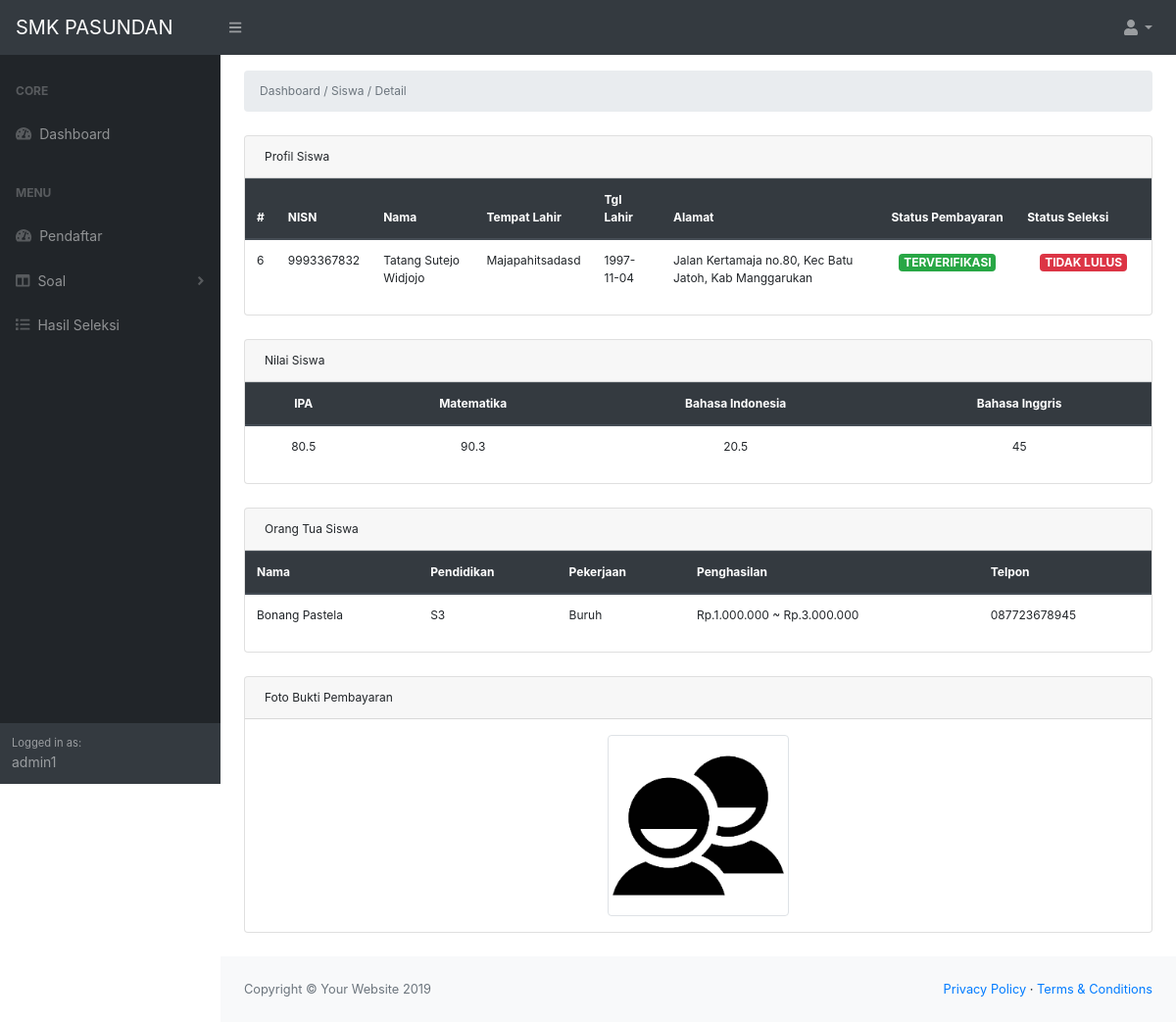
Screenshot of /admin/detailSiswa.php?id=6 (signed in) with the database file from the repository.
### tables this page shows
CREATE TABLE `pendaftaran` (
  `id_peserta` int(3) NOT NULL,
  `nisn` varchar(20) NOT NULL,
  `password` varchar(15) NOT NULL,
  `nama` text NOT NULL,
  `tempat_lahir` text NOT NULL,
  `tanggal_lahir` date NOT NULL,
  `alamat` text NOT NULL,
  `nama_ortu` text NOT NULL,
  `pendidikan_ortu` enum('Pilih','Tidak Sekolah','TK','SD','SMP / MTS','SMA / SMK / MA','Diploma','S1','S2','S3','Lain Lain') NOT NULL,
  `pekerjaan_ortu` enum('Pilih','Buruh','Tani','Wiraswasta','PNS','Polri/TNI','Perangkat Desa','Nelayan','Lainnya') NOT NULL,
  `penghasilan_ortu` enum('Pilih','Dibawah Rp.500.000','Rp.500.000 ~ Rp.1.000.000','Rp.1.000.000 ~ Rp.3.000.000','Rp.3.000.000 ~ Rp.5.000.000','Rp.5.000.000 ~ Rp.10.000.000','Rp.10.000.000 Ke atas') NOT NULL,
  `no_telp` varchar(15) NOT NULL,
  `nilai_ipa` float NOT NULL,
  `nilai_matematika` float NOT NULL,
  `nilai_bhs_indo` float NOT NULL,
  `nilai_bhs_inggris` float NOT NULL,
  `bukti_pembayaran` varchar(255) DEFAULT NULL,
  `verifikasi` varchar(255) DEFAULT 'PENDING',
  `status_seleksi` varchar(255) NOT NULL DEFAULT 'BELUM UJIAN',
  `id_admin` int(3) DEFAULT NULL
);

### admin/detailSiswa.php (the view, shortened to what this page needs)
<?php
    include 'connect.php';
    $id = $_GET['id'];
    include 'layout/header.php';
    include 'layout/sider.php';
?>
<main style="font-size:12px;">
    <div class="container-fluid">
        <ol class="breadcrumb mt-3 mb-4">
            <li class="breadcrumb-item active">Dashboard / Siswa / Detail</li>
        </ol>
        <div class="card mb-4">
            <div class="card-header">Profil Siswa</div>
            <table class="table">
                <thead class="thead-dark">
                    <th>#</th>
                    <th>NISN</th>
                    <th>Nama</th>
                    <th>Tempat Lahir</th>
                    <th>Tgl Lahir</th>
                    <th>Alamat</th>
                    <th>Status Pembayaran</th>
                    <th>Status Seleksi</th>
                </thead>
                <tbody>
                    <?php
                    $data = mysqli_query($conn,"SELECT * FROM pendaftaran WHERE id_peserta='$id'");
                    while($row = mysqli_fetch_assoc($data)){ ?>
                    <tr>
                        <td><?php echo $row['id_peserta']; ?></td>
                        <td><?php echo $row['nisn']; ?></td>
                        <td><?php echo $row['nama']; ?></td>
                        <td><?php echo $row['tempat_lahir']; ?></td>
                        <td><?php echo $row['tanggal_lahir']; ?></td>
                        <td><?php echo $row['alamat']; ?></td>
                        <td width="15%" class="text-center"><h6>
                            <?php
                                if ($row['verifikasi']=="PENDING") {
                            ?>
                                <a href="#" type="button" class="badge badge-info" data-toggle="modal" data-target="#modalEdit<?php echo $row['id_peserta'];?>"><?php echo $row['verifikasi']?></a>
                            <?php
                                }else if($row['verifikasi']=="TERVERIFIKASI"){
                            ?>
                                <a href="#" type="button" class="badge badge-success" data-toggle="modal" data-target="#modalEdit<?php echo $row['id_peserta'];?>"><?php echo $row['verifikasi']?></a>
                            <?php
                                }else if($row['verifikasi']=="GAGAL"){
                            ?>
                                <a href="#" type="button" class="badge badge-danger" data-toggle="modal" data-target="#modalEdit<?php echo $row['id_peserta'];?>"><?php echo $row['verifikasi']?></a>
                            <?php } ?>
                        </h6></td>
                        <td width="15%" class="text-center"><h6>
                            <?php
                                if ($row['status_seleksi']=="BELUM UJIAN") {
                            ?>
                                <a href="#" type="button" class="badge badge-info" data-toggle="modal" data-target="#modalEditStatus<?php echo $row['id_peserta'];?>"><?php echo $row['status_seleksi']?></a>
                            <?php
                                }else if($row['status_seleksi']=="LULUS"){
                            ?>
                                <a href="#" type="button" class="badge badge-success" data-toggle="modal" data-target="#modalEditStatus<?php echo $row['id_peserta'];?>"><?php echo $row['status_seleksi']?></a>
                            <?php
                                }else if($row['status_seleksi']=="TIDAK LULUS"){
                            ?>
                                <a href="#" type="button" class="badge badge-danger" data-toggle="modal" data-target="#modalEditStatus<?php echo $row['id_peserta'];?>"><?php echo $row['status_seleksi']?></a>
                            <?php } ?>
                        </h6></td>
                    </tr>
                                    <?php
                                        include 'connect.php';
                                        $id = $row['id_peserta'];
                                        $query = mysqli_query($conn,"SELECT * FROM pendaftaran WHERE id_peserta='$id'");
                                    ?>
                                    <?php
                                        $id = $row['id_peserta'];
                                    ?>
                    <?php } ?>
                </tbody>
            </table>
        </div>
        <div class="card mb-4">
            <div class="card-header">Nilai Siswa</div>
            <table class="table text-center">
                <thead class="thead-dark">
                    <th>IPA</th>
                    <th>Matematika</th>
                    <th>Bahasa Indonesia</th>
                    <th>Bahasa Inggris</th>
                </thead>
                <tbody>
                    <?php
                    $data = mysqli_query($conn,"SELECT * FROM pendaftaran WHERE id_peserta='$id'");
                    while($row1 = mysqli_fetch_assoc($data)){ ?>
                    <tr>
                        <td><?php echo $row1['nilai_ipa']; ?></td>
                        <td><?php echo $row1['nilai_matematika']; ?></td>
                        <td><?php echo $row1['nilai_bhs_indo']; ?></td>
                        <td><?php echo $row1['nilai_bhs_inggris']; ?></td>
                    </tr>
                    <?php } ?>
                </tbody>
            </table>
        </div>
        <div class="card mb-4">
            <div class="card-header">Orang Tua Siswa</div>
            <table class="table">
                <thead class="thead-dark">
                    <th>Nama</th>
                    <th>Pendidikan</th>
                    <th>Pekerjaan</th>
                    <th>Penghasilan</th>
                    <th>Telpon</th>
                </thead>
                <tbody>
                    <?php
                    $data = mysqli_query($conn,"SELECT * FROM pendaftaran WHERE id_peserta='$id'");
                    while($row1 = mysqli_fetch_assoc($data)){ ?>
                    <tr>
                        <td><?php echo $row1['nama_ortu']; ?></td>
                        <td><?php echo $row1['pendidikan_ortu']; ?></td>
                        <td><?php echo $row1['pekerjaan_ortu']; ?></td>
                        <td><?php echo $row1['penghasilan_ortu']; ?></td>
                        <td><?php echo $row1['no_telp']; ?></td>
                    </tr>
                </tbody>
            </table>
        </div>
        <div class="card mb-4">
            <div class="card-header">Foto Bukti Pembayaran</div>
            <?php if ($row1['bukti_pembayaran']==NULL) {
                echo "<div class='card-body text-center'> Foto Bukti pembayaran belum ada </div>";
            }else{ ?>
            <img src="../file/<?php echo $row1['bukti_pembayaran'] ?>" alt="bukti_pembayaran" width="20%" class="img-thumbnail mx-auto m-3">
            <?php } ?>
        </div>
        <?php } ?>
    </div>
</main>
<?php include 'layout/footer.php'; ?>

### admin/layout/header.php (shortened to what this page needs)
<!DOCTYPE html>
<html lang="en">
<head>
    <link href="assets/css/styles.css" rel="stylesheet" />
    <link href="https://cdn.datatables.net/1.10.20/css/dataTables.bootstrap4.min.css" rel="stylesheet" />
</head>
<body class="sb-nav-fixed">
    <nav class="sb-topnav navbar navbar-expand navbar-dark bg-dark">
    <a class="navbar-brand" href="index.html">SMK PASUNDAN</a><button class="btn btn-link btn-sm order-1 order-lg-0" id="sidebarToggle" href="#"><i class="fas fa-bars"></i></button
    >
    <ul class="navbar-nav ml-auto ml-auto">
        <li class="nav-item dropdown">
            <a class="nav-link dropdown-toggle" id="userDropdown" href="#" role="button" data-toggle="dropdown" aria-haspopup="true" aria-expanded="false"><i class="fas fa-user fa-fw"></i></a>
        </li>
    </ul>
    </nav>
    <div id="layoutSidenav">
    <div id="layoutSidenav_content">

### admin/layout/sider.php (shortened to what this page needs)
<div id="layoutSidenav_nav" style="font-size:14px;">
    <nav class="sb-sidenav accordion sb-sidenav-dark" id="sidenavAccordion">
        <div class="sb-sidenav-menu">
            <div class="nav">
                <div class="sb-sidenav-menu-heading">Core</div>
                <a class="nav-link" href="index.php"
                    ><div class="sb-nav-link-icon"><i class="fas fa-tachometer-alt"></i></div>
                    Dashboard
                </a>
                <div class="sb-sidenav-menu-heading">Menu</div>
                <a class="nav-link" href="siswa.php">
                    <div class="sb-nav-link-icon"><i class="fas fa-tachometer-alt"></i></div>
                    Pendaftar
                </a>
                <a class="nav-link collapsed" href="#" data-toggle="collapse" data-target="#collapseLayouts" aria-expanded="false" aria-controls="collapseLayouts">
                    <div class="sb-nav-link-icon"><i class="fas fa-columns"></i></div>
                    Soal
                    <div class="sb-sidenav-collapse-arrow"><i class="fas fa-angle-down"></i></div
                ></a>
                <a class="nav-link" href="listHasil.php">
                    <div class="sb-nav-link-icon"><i class="fas fa-list"></i></div>
                    Hasil Seleksi
                </a>
            </div>
        </div>
        <div class="sb-sidenav-footer">
            <div class="small">Logged in as:</div>
            <?php echo $_SESSION['username']; ?>
        </div>
    </nav>
</div>

### admin/layout/footer.php (shortened to what this page needs)
<footer class="py-4 bg-light mt-auto">
                    <div class="container-fluid">
                        <div class="d-flex align-items-center justify-content-between small">
                            <div class="text-muted">Copyright &copy; Your Website 2019</div>
                            <div>
                                <a href="#">Privacy Policy</a>
                                &middot;
                                <a href="#">Terms &amp; Conditions</a>
                            </div>
                        </div>
                    </div>
                </footer>
            </div>
        </div>
    </body>
</html>

### rows the page displays
pendaftaran: id_peserta "6", nisn "9993367832", nama "Tatang Sutejo Widjojo", tempat_lahir "Majapahitsadasd", tanggal_lahir "1997-11-04", alamat "Jalan Kertamaja no.80, Kec Batu Jatoh, Kab Manggarukan", verifikasi "TERVERIFIKASI", status_seleksi "TIDAK LULUS", nilai_ipa "80.5", nilai_matematika "90.3", nilai_bhs_indo "20.5", nilai_bhs_inggris "45", nama_ortu "Bonang Pastela", pendidikan_ortu "S3", pekerjaan_ortu "Buruh", penghasilan_ortu "Rp.1.000.000 ~ Rp.3.000.000", no_telp "087723678945", bukti_pembayaran (picture)

### other values shown
$_SESSION['username'] "admin1"
